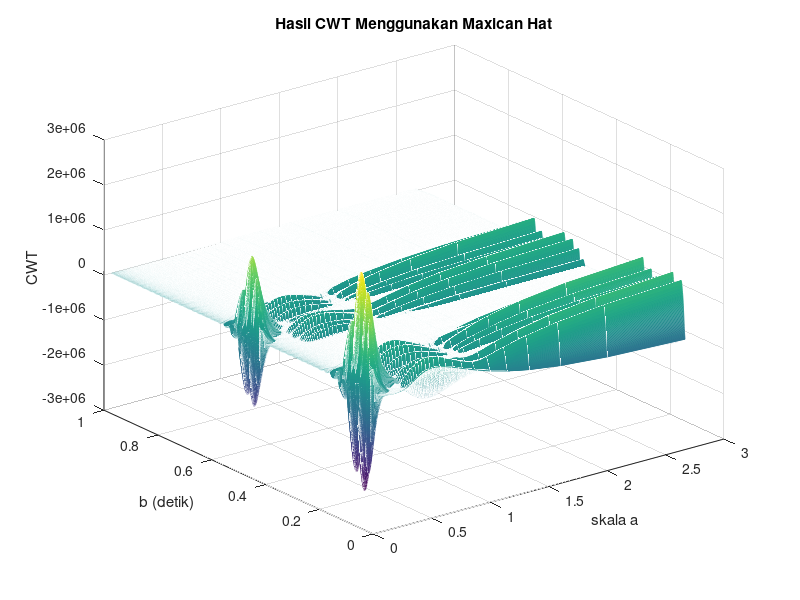

MATLAB code for this plot:
clc;clear all; close all;

msg=('Pls. wait and MAXIMIZE COLOR PLOTS!')
load('ASB_UAS')
sinyal = x;
fs=8020;
N=length(sinyal);
N1 = 1024;                           % jumlah titik wavelet

resol_level = 128;                  % jumlah nilai a 
decr_a = .5;                        % penurunan a 
a_init = 4;                         % nilai awal a 
wo = pi*sqrt(2/log2(2));            % faktor skala frekuensi wavelet
b = (1:N)/fs;
ti = ((1:N1/2)/fs)*10;           % vektor waktu untuk membangun wavelet 

% Menghitung alihragam wavelet kontinyu (wavelet morlet) 
for i = 1:resol_level 
    a(i) = a_init/(1+i*decr_a);     % set skala 
    t = abs(ti/a(i));               % vektor skala untuk wavelet 
    mh= (1-(2*(t.^2))).*exp(-t.^2); 
    wavelet = [fliplr(mh) mh];     % membuat simetri terhadap nol 
    ip = conv(sinyal, wavelet);          % konvolusi wavelet dan sinyal 
    ex = fix((length(ip)-N)/2);     % menghitung titik tambahan/2 
    CW_Trans(:,i) = ip(ex+1:N+ex,1); 
end

%Plot dalam 3 dimensi 
figure 
d = fliplr(CW_Trans); 
mesh(a,b,CW_Trans) 
xlabel('skala a') 
ylabel('b (detik)') 
zlabel('CWT') 
title('Hasil CWT Menggunakan Maxican Hat') 
rotate3d on 


